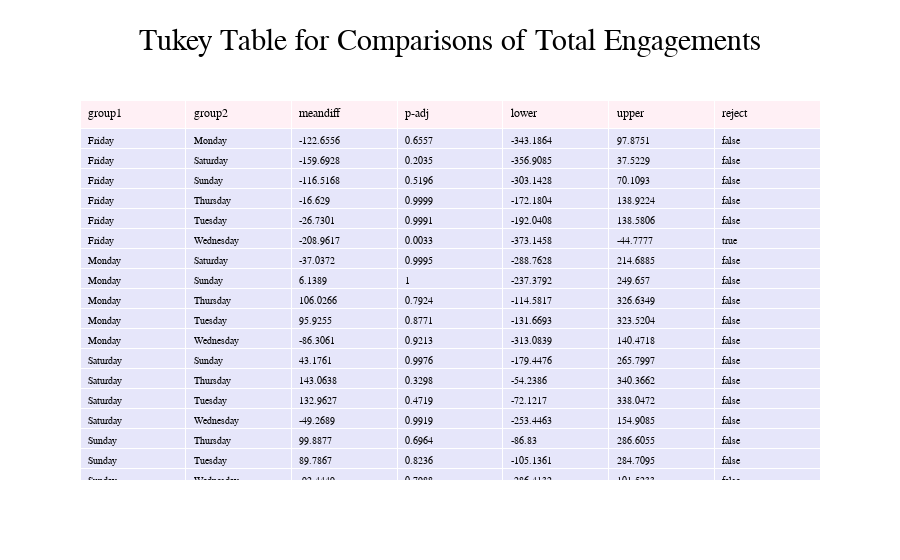

This figure's notebook cell:
### Code cell
tukey_grab(df, 'Total Engagements', 'Day of Week')

### Figure 1 — Plotly figure (JSON) as saved in the notebook; plotly's stock layout.template omitted (floating-point values rounded to 4 significant figures; data arrays with more than 128 entries replaced by an {"elided": "..."} marker saying what was removed)
{"data": [{"cells": {"align": "left", "fill": {"color": "lavender"}, "font": {"size": 10}, "values": {"elided": "7x21 mixed values"}}, "header": {"align": "left", "fill": {"color": "lavenderblush"}, "values": ["group1", "group2", "meandiff", "p-adj", "lower", "upper", "reject"]}, "type": "table"}], "layout": {"font": {"color": "black", "family": "Times New Roman"}, "title": {"font": {"color": "black", "family": "Times New Roman", "size": 30}, "text": "Tukey Table for Comparisons of Total Engagements", "x": 0.5}}}
